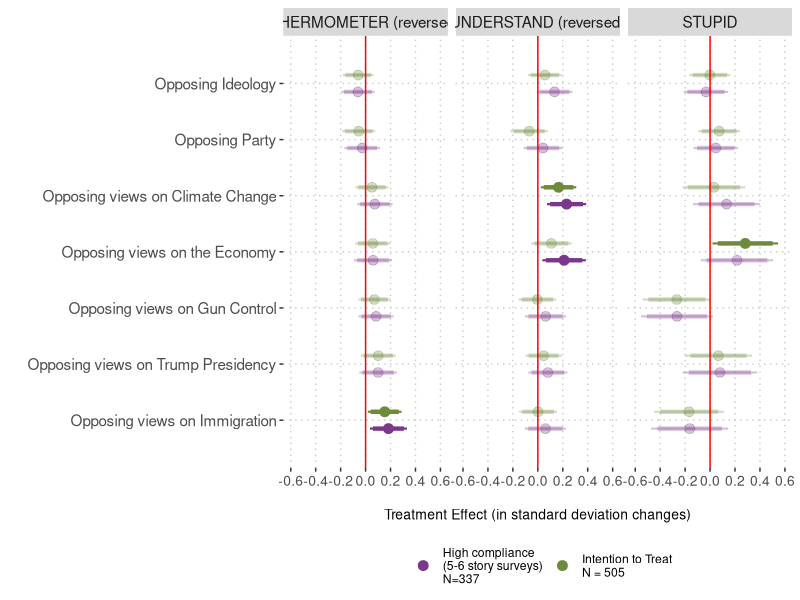
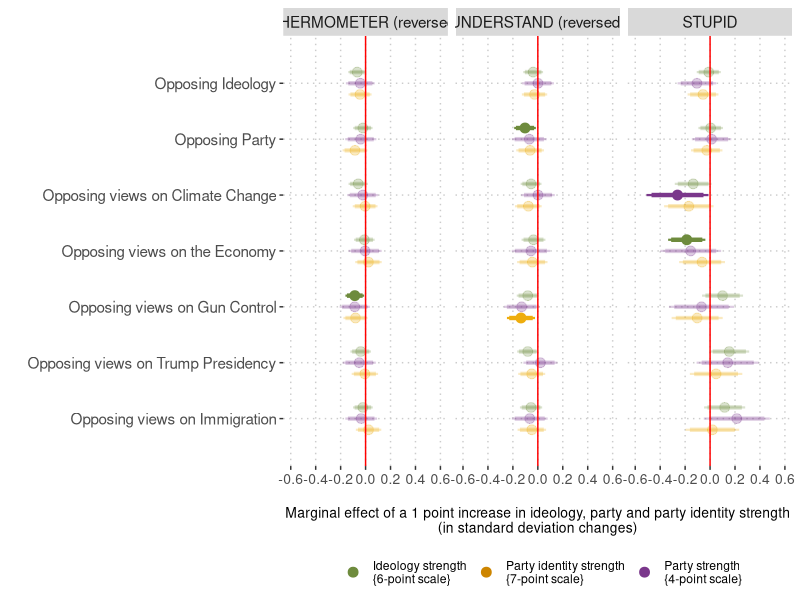

Recreate these plots in R, in order.
#==============================================================================
# 04-fig4-results-affective-polarization.R
# Purpose: to replicate Figure 4 of the paper, where we show the main (and 
#          moderator) effects of the treatment on affective polarization. We
#          first generate Figure 4.A and then Figure 4.B. For the paper, we then
#          pasted the two subfigures together.
# Article: "Exposure to extremely partisan news from the other political side 
#          shows scarce boomerang effects"
# Journal: Political Behavior
# Year:    2022
# Authors: Andreu Casas, Ericka Menchen-Trevino, Magdalena Wojcieszak
#==============================================================================


# PACKAGES
#===============================================================================
library(dplyr)
library(ggplot2)
library(ggrepel)

# DATA
#===============================================================================
# - dataset with data from the pre and post survey, for the many outcome and
#   moderator variables of interest.
db <- read.csv("./data/extreme-sites-experiment-maindb.csv")

# DATA WRANGLING
#===============================================================================
# - determining thermo opposing ideology and party based on treatment assignment
db <- db %>%
  mutate(thermo_opideo_PRE = ifelse(grepl("con", exp_group),
                                    thermo_lib_PRE, thermo_con_PRE),
         thermo_opparty_PRE = ifelse(grepl("con", exp_group),
                                     thermo_dem_PRE, thermo_rep_PRE),
         thermo_opideo_POST = ifelse(grepl("con", exp_group),
                                     thermo_lib_POST, thermo_con_POST),
         thermo_opparty_POST = ifelse(grepl("con", exp_group),
                                      thermo_dem_POST, thermo_rep_POST)) 

# MAIN
#===============================================================================

#-------------------------------------------------------------------------------
# [ Figure 4.A ] MAIN (ITT and CACE) EFFECTS
#-------------------------------------------------------------------------------
# - calculating affective polarization general effects
outcomes <- c("thermo_opideo", "thermo_opparty",
              "thermo_gun", "thermo_immig", "thermo_climate",
              "thermo_econ", "thermo_trumpissue",
              
              "understand_opideo", "understand_opparty",
              "understand_climate", "understand_econ", "understand_gun",
              "understand_immig", "understand_trumpissue",
              
              "negtrait_otherideo_stupid", "negtrait_otherparty_stupid", 
              "stupid_gun", "stupid_imig", "stupid_econ", "stupid_climate",
              "stupid_trumpissue"
              #"stupid_issues"
)

# - take the post pre diff for these outcomes
for (outcome in outcomes) {
  db[, paste0(outcome, "_DELTA")] <- db[,paste0(outcome, "_POST")] -
    db[,paste0(outcome, "_PRE")]
}

# - sepcify two samples: ITT and High compliers
compl_groups <- c("Intention to Treat\nN = 505", 
                  "High compliance\n(5-6 story surveys)\nN=337")

ap_out <- NULL
for (outcome in outcomes){
  # - calculate SD of pre-treatment values
  pre_sd <- sd(db[,paste0(outcome, "_PRE")], na.rm = TRUE)
  for (cgroup in compl_groups) {
    if (grepl("High", cgroup)) {
      run_db <- db %>%
        filter(
          is.na(compliance_level) |
            compliance_level == "High Compliance \n(5-6 story surveys)\nN = 337")
    } else {
      run_db <- db
    }
    # - calculate treatment effect
    model_formula <- paste0(outcome, "_DELTA ~ condition")
    model_out <- broom::tidy(lm(model_formula, 
                                data = run_db)) %>%
      filter(term == "condition") %>% 
      mutate(significant = ifelse(p.value < 0.05, 1, 0)) %>%
      mutate(outcome = outcome,
             sample = cgroup,
             sd = pre_sd,
             pe = estimate / pre_sd,
             se_std = std.error / pre_sd,
             lwr_90 = pe - (se_std * 1.64),
             lwr_95 = pe - (se_std * 1.96),
             upr_90 = pe + (se_std * 1.64),
             upr_95 = pe + (se_std * 1.96))
    ap_out <- rbind(ap_out, model_out) 
  }
}

# - a variable indicating type of measure (Thermo, Understand, Stupid)
ap_out02 <- ap_out %>%
  mutate(measure = ifelse(grepl("therm", outcome),
                          "THERMOMETER (reversed)",
                          ifelse(grepl("understand", outcome),
                                 "UNDERSTAND (reversed)",
                                 "STUPID")),
         measure = factor(measure,
                          levels = c(
                            "THERMOMETER (reversed)",
                            "UNDERSTAND (reversed)",
                            "STUPID"
                          )),
         outcome = gsub("stupid_", "", gsub("understand_", "", 
                                            gsub("thermo_", "", outcome))),
         outcome = recode(
           outcome,
           `opideo` = "Opposing Ideology",
           `opparty` = "Opposing Party",
           `gun` = "Opposing views on Gun Control",
           `immig` = "Opposing views on Immigration",
           `econ` = "Opposing views on the Economy",
           `trumpissue` = "Opposing views on Trump Presidency",
           `climate` = "Opposing views on Climate Change",
           `negtrait_otherideo_stupid` = "Opposing Ideology",
           `negtrait_otherparty_stupid` = "Opposing Party",
           `imig` = "Opposing views on Immigration"),
         outcome = factor(outcome, levels = rev(c(
           "Opposing Ideology", 
           "Opposing Party", 
           "Opposing views on Climate Change",
           "Opposing views on the Economy",
           "Opposing views on Gun Control", 
           "Opposing views on Trump Presidency",
           "Opposing views on Immigration")))) %>%
  # /!\ REVERSE values for the Feeling Thermometer and Understand measures so 
  #     higher values mean higher polarization
  mutate(pe = ifelse(grepl("reversed", measure), -pe, pe),
         lwr_90 = ifelse(grepl("reversed", measure), -lwr_90, lwr_90),
         lwr_95 = ifelse(grepl("reversed", measure), -lwr_95, lwr_95),
         upr_90 = ifelse(grepl("reversed", measure), -upr_90, upr_90),
         upr_95 = ifelse(grepl("reversed", measure), -upr_95, upr_95),
         significant = as.character(significant)) 


# - give human redable labels to outcomes
pdf("./figures/fig4a-extreme-sites-aff-pol-MAIN.pdf", width = 10, height = 5)
ggplot(ap_out02,
       aes(x = outcome, y = pe)) +
  # - this is so I can have a legend indicating what the 2 colors mean. Will
  #   return a code error that we can ignore:
  #   "Removed 42 rows containing missing values (geom_point).".
  geom_point(aes(x = 10, y = 0, color = sample)) +
  scale_color_manual("", values = c("mediumorchid4",
                                    "darkolivegreen4")) +
  # - plot 90% and 95% ITT estimates
  geom_point(inherit.aes = FALSE,
             data = ap_out02 %>% filter(grepl("Intent", sample)),
             aes(x = as.numeric(outcome) + 0.15, y = pe,
                 alpha = significant), 
             size = 3, color = "darkolivegreen4") +
  geom_segment(inherit.aes = FALSE, 
               data = ap_out02 %>% filter(grepl("Intent", sample)),
               aes(x = as.numeric(outcome) + 0.15, xend = as.numeric(outcome) + 0.15,
                   y = lwr_90, yend = upr_90, alpha = significant), size = 1.5, 
               color = "darkolivegreen4") +
  geom_segment(inherit.aes = FALSE,
               data = ap_out02 %>% filter(grepl("Intent", sample)),
               aes(x = as.numeric(outcome) + 0.15, xend = as.numeric(outcome) + 0.15,
                   y = lwr_95, yend = upr_95, alpha = significant), size = 0.75,
               color = "darkolivegreen4") +
  # - plot 90% and 95% High compliers CACE estimates
  geom_point(inherit.aes = FALSE,
             data = ap_out02 %>% filter(!grepl("Intent", sample)),
             aes(x = as.numeric(outcome) - 0.15, y = pe,
                 alpha = significant), size = 3,
             color = "mediumorchid4") +
  geom_segment(inherit.aes = FALSE,
               data = ap_out02 %>% filter(!grepl("Intent", sample)),
               aes(x = as.numeric(outcome) - 0.15, xend = as.numeric(outcome) - 0.15,
                   y = lwr_90, yend = upr_90,  alpha = significant), size = 1.5,
               color = "mediumorchid4") +
  geom_segment(inherit.aes = FALSE,
               data = ap_out02 %>% filter(!grepl("Intent", sample)),
               aes(x = as.numeric(outcome) - 0.15, xend = as.numeric(outcome) - 0.15,
                   y = lwr_95, yend = upr_95, alpha = significant), size = 0.75,
               color = "mediumorchid4") +
  scale_x_continuous("", breaks = seq(1, length(levels(ap_out02$outcome))),
                     labels = levels(ap_out02$outcome),
                     limits = c(0.5, 7.5)) +
  scale_y_continuous("\nTreatment Effect (in standard deviation changes)",
                     breaks = seq(-1, 1, 0.2),
                     limits = c(-0.6, 0.6)) +
  geom_hline(yintercept = 0, color = "red") +
  # - the rest
  facet_grid(~ measure) +
  coord_flip() +
  scale_alpha_discrete(range = c(0.3, 1), guide = FALSE) +
  guides(color = guide_legend(override.aes = list(size = 3))) +
  theme(legend.position = "bottom",
        panel.background = element_blank(),
        panel.grid.major = element_line(color = "gray80", linetype = "dotted"),
        axis.text.x = element_text(size = 10),
        axis.title.x = element_text (size = 10),
        axis.text.y = element_text(size = 11),
        strip.text = element_text(size = 11))
dev.off()

#-------------------------------------------------------------------------------
# [ Figure 4.B ] MODERATOR EFFECTS
#-------------------------------------------------------------------------------
# - specify list of moderators
moderators <- c("party_folded", "ideo_folded", "pid_strength")

ap_modout <- NULL
for (outcome in outcomes){
  # - calculate SD of pre-treatment values
  pre_sd <- sd(db[,paste0(outcome, "_PRE")], na.rm = TRUE)
  # - using ALL users in the sample to calculate these moderator effects
  run_db <- db
  # - calculate moderation effect
  for (moderator in moderators) {
    model_formula <- paste0(outcome, "_DELTA ~ condition * ", moderator)
    model_out <- broom::tidy(lm(model_formula, 
                                data = run_db)) %>%
      filter(grepl(":", term)) %>% 
      mutate(significant = ifelse(p.value < 0.05, 1, 0)) %>%
      mutate(outcome = outcome,
             moderator = moderator,
             sd = pre_sd,
             pe = estimate / pre_sd,
             se_std = std.error / pre_sd,
             lwr_90 = pe - (se_std * 1.64),
             lwr_95 = pe - (se_std * 1.96),
             upr_90 = pe + (se_std * 1.64),
             upr_95 = pe + (se_std * 1.96))
    ap_modout <- rbind(ap_modout, model_out) 
  }
}

# - a variable indicating type of measure (Thermo, Understand, Stupid)
ap_modout02 <- ap_modout %>%
  mutate(measure = ifelse(grepl("therm", outcome),
                          "THERMOMETER (reversed)",
                          ifelse(grepl("understand", outcome),
                                 "UNDERSTAND (reversed)",
                                 "STUPID")),
         measure = factor(measure,
                          levels = c(
                            "THERMOMETER (reversed)",
                            "UNDERSTAND (reversed)",
                            "STUPID"
                          )),
         outcome = gsub("stupid_", "", gsub("understand_", "", 
                                            gsub("thermo_", "", outcome))),
         outcome = recode(
           outcome,
           `opideo` = "Opposing Ideology",
           `opparty` = "Opposing Party",
           `gun` = "Opposing views on Gun Control",
           `immig` = "Opposing views on Immigration",
           `econ` = "Opposing views on the Economy",
           `trumpissue` = "Opposing views on Trump Presidency",
           `climate` = "Opposing views on Climate Change",
           `negtrait_otherideo_stupid` = "Opposing Ideology",
           `negtrait_otherparty_stupid` = "Opposing Party",
           `imig` = "Opposing views on Immigration"),
         outcome = factor(outcome, levels = rev(c(
           "Opposing Ideology", 
           "Opposing Party", 
           "Opposing views on Climate Change",
           "Opposing views on the Economy",
           "Opposing views on Gun Control", 
           "Opposing views on Trump Presidency",
           "Opposing views on Immigration")))) %>%
  # /!\ REVERSE values for the Feeling Thermometer and Understand measures so 
  #     higher values mean higher polarization
  mutate(pe = ifelse(grepl("reversed", measure), -pe, pe),
         lwr_90 = ifelse(grepl("reversed", measure), -lwr_90, lwr_90),
         lwr_95 = ifelse(grepl("reversed", measure), -lwr_95, lwr_95),
         upr_90 = ifelse(grepl("reversed", measure), -upr_90, upr_90),
         upr_95 = ifelse(grepl("reversed", measure), -upr_95, upr_95),
         term = recode(term,
                       `condition:ideo_folded` = "Ideology strength\n{6-point scale}",
                       `condition:pid_strength` = "Party identity strength\n{7-point scale}",
                       `condition:party_folded` = "Party strength\n{4-point scale}",
                       `condition:PARTY_W2` = "Conservatism\n{7-point scale}",
                       `condition:INTERESTS_POL_W2` = "Interest in politics\n{7-point scale}",
                       `condition:follow_W0` = "Follows politics\n{7-point scale}"),
         tern = factor(term, levels = c(
           "Ideology strength\n{6-point scale}",
           "Party identity strength\n{7-point scale}",
           "Party strength\n{4-point scale}",
           "Conservatism\n{7-point scale}",
           "Interest in politics\n{7-point scale}",
           "Follows politics\n{7-point scale}"))) %>%
  mutate(significant = as.character(significant))

pdf("./figures/fig4b-extreme-sites-aff-pol-MOD.pdf", 
    width = 10, height = 5)
ggplot(ap_modout02,
       aes(x = outcome, y = pe)) +
  # - this is so I can have a legend indicating what the 3 colors mean. Will
  #   return a code error that we can ignore:
  #   "Removed 63 rows containing missing values (geom_point).".
  geom_point(aes(x = 10, y = 0, color = term)) +
  scale_color_manual("", values = c("darkolivegreen4",
                                    "orange3",
                                    "mediumorchid4")) +
  # - plot 90% and 95% IDEO STRENGTH moderation estimates
  geom_point(inherit.aes = FALSE,
             data = ap_modout02 %>% filter(grepl("Ideo", term)),
             aes(x = as.numeric(outcome) + 0.2, y = pe,
                 alpha = significant),
             size = 3, color = "darkolivegreen4") +
  geom_segment(inherit.aes = FALSE, 
               data = ap_modout02 %>% filter(grepl("Ideo", term)),
               aes(x = as.numeric(outcome) + 0.2, xend = as.numeric(outcome) + 0.2,
                   y = lwr_90, yend = upr_90,
                   alpha = significant), size = 1.5, 
               color = "darkolivegreen4") +
  geom_segment(inherit.aes = FALSE,
               data = ap_modout02 %>% filter(grepl("Ideo", term)),
               aes(x = as.numeric(outcome) + 0.2, xend = as.numeric(outcome) + 0.2,
                   y = lwr_95, yend = upr_95,
                   alpha = significant), size = 0.75,
               color = "darkolivegreen4") +
  # - plot 90% and 95% PARTY STRENGTH moderator estimates
  geom_point(inherit.aes = FALSE,
             data = ap_modout02 %>% filter(grepl("Party stre", term)),
             aes(x = as.numeric(outcome) - 0, y = pe,
                 alpha = significant), size = 3,
             color = "mediumorchid4") +
  geom_segment(inherit.aes = FALSE,
               data = ap_modout02 %>% filter(grepl("Party stre", term)),
               aes(x = as.numeric(outcome) - 0, xend = as.numeric(outcome) - 0,
                   y = lwr_90, yend = upr_90, alpha = significant), size = 1.5,
               color = "mediumorchid4") +
  geom_segment(inherit.aes = FALSE,
               data = ap_modout02 %>% filter(grepl("Party stre", term)),
               aes(x = as.numeric(outcome) - 0, xend = as.numeric(outcome) - 0,
                   y = lwr_95, yend = upr_95, alpha = significant), size = 0.75,
               color = "mediumorchid4") +
  # - plot 90% and 95% PARTY IDENTITY STRENGTH moderator
  geom_point(inherit.aes = FALSE,
             data = ap_modout02 %>% filter(grepl("Party ident", term)),
             aes(x = as.numeric(outcome) - 0.2, y = pe,
                 alpha = significant), size = 3,
             color = "darkgoldenrod2") +
  geom_segment(inherit.aes = FALSE,
               data = ap_modout02 %>% filter(grepl("Party ident", term)),
               aes(x = as.numeric(outcome) - 0.2, xend = as.numeric(outcome) - 0.2,
                   y = lwr_90, yend = upr_90, alpha = significant), size = 1.5,
               color = "darkgoldenrod2") +
  geom_segment(inherit.aes = FALSE,
               data = ap_modout02 %>% filter(grepl("Party ident", term)),
               aes(x = as.numeric(outcome) - 0.2, xend = as.numeric(outcome) - 0.2,
                   y = lwr_95, yend = upr_95, alpha = significant), size = 0.75,
               color = "darkgoldenrod2") +
  scale_x_continuous("", breaks = seq(1, length(levels(ap_modout02$outcome))),
                     labels = levels(ap_modout02$outcome),
                     limits = c(0.5, 7.5)) +
  scale_y_continuous("\nMarginal effect of a 1 point increase in ideology, party and party identity strength\n(in standard deviation changes)",
                     breaks = seq(-1, 1, 0.2),
                     limits = c(-0.6, 0.6)) +
  geom_hline(yintercept = 0, color = "red") +
  # - the rest
  scale_alpha_discrete(range = c(0.25, 1), guide = FALSE) +
  facet_grid(~ measure) +
  coord_flip() +
  guides(color = guide_legend(override.aes = list(size = 3))) +
  theme(legend.position = "bottom",
        panel.background = element_blank(),
        panel.grid.major = element_line(color = "gray80", linetype = "dotted"),
        axis.text.x = element_text(size = 10),
        axis.title.x = element_text (size = 10),
        axis.text.y = element_text(size = 11),
        strip.text = element_text(size = 11))
dev.off()
